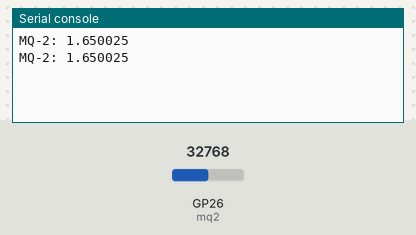
The program below on a simulated Raspberry Pi Pico running MicroPython. Parts: the last lines printed to the serial console. The inputs (shaded band) are chosen by the test bench; at power-on: GP26 (mq2) = 32768 (analog values on the 0–65535 scale).

Above: at 1.2 s.
1.3 s: GP26 (mq2) set to 45874
At 2.6 s:
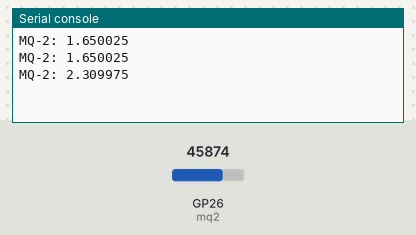
2.8 s: GP26 (mq2) set to 57670
At 3.8 s:
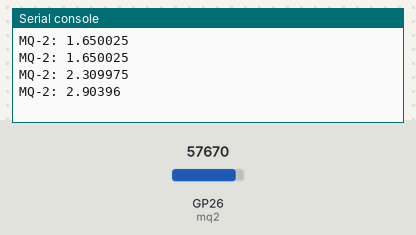
Timing chart, 0 to 5.8 s (numbered marks = the images above; inputs shaded):
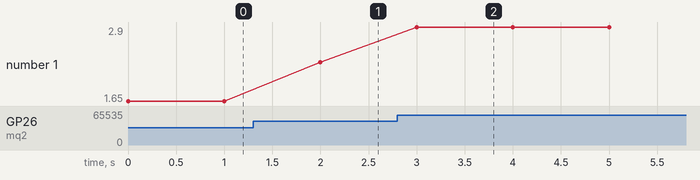

The program:

12_1-mq2.py
```python
from machine import ADC, Pin
import utime

mq2 = ADC(Pin(26))
conversion_factor = 3.3 / (65535)

while True:
    value = mq2.read_u16() * conversion_factor
    print("MQ-2:", value)
    utime.sleep(1)
```

Measured:
- after the input at 1.3 s, the serial console: prints a new line after 0.70 s (image 1)
- after the input at 2.8 s, the serial console: prints a new line after 0.20 s (image 2)
- plotted number 1: 1.65 → 2.31 after the input at 1.3 s, 2.31 → 2.9 after the input at 2.8 s
